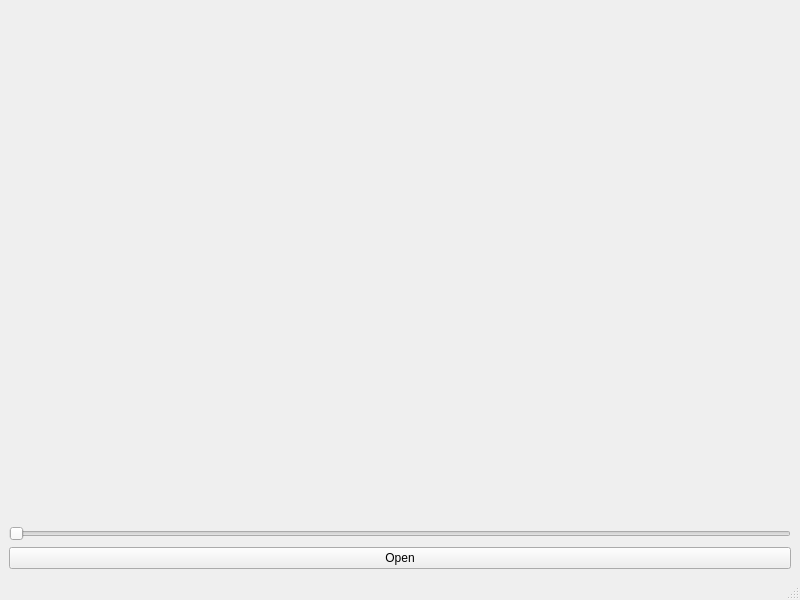
<?xml version="1.0" encoding="UTF-8"?>
<ui version="4.0">
 <class>MainWindow</class>
 <widget class="QMainWindow" name="MainWindow">
  <property name="geometry">
   <rect>
    <x>0</x>
    <y>0</y>
    <width>800</width>
    <height>600</height>
   </rect>
  </property>
  <property name="windowTitle">
   <string>MainWindow</string>
  </property>
  <widget class="QWidget" name="centralwidget">
   <layout class="QGridLayout" name="gridLayout">
    <item row="0" column="0">
     <layout class="QVBoxLayout" name="verticalLayout">
      <item>
       <widget class="QLabel" name="label">
        <property name="text">
         <string/>
        </property>
        <property name="scaledContents">
         <bool>true</bool>
        </property>
       </widget>
      </item>
      <item>
       <widget class="QSlider" name="horizontalSlider">
        <property name="sizePolicy">
         <sizepolicy hsizetype="Preferred" vsizetype="Fixed">
          <horstretch>0</horstretch>
          <verstretch>0</verstretch>
         </sizepolicy>
        </property>
        <property name="orientation">
         <enum>Qt::Horizontal</enum>
        </property>
       </widget>
      </item>
      <item>
       <widget class="QPushButton" name="pushButton">
        <property name="sizePolicy">
         <sizepolicy hsizetype="Preferred" vsizetype="Fixed">
          <horstretch>0</horstretch>
          <verstretch>0</verstretch>
         </sizepolicy>
        </property>
        <property name="text">
         <string>Open</string>
        </property>
       </widget>
      </item>
     </layout>
    </item>
   </layout>
  </widget>
  <widget class="QMenuBar" name="menubar">
   <property name="geometry">
    <rect>
     <x>0</x>
     <y>0</y>
     <width>800</width>
     <height>21</height>
    </rect>
   </property>
  </widget>
  <widget class="QStatusBar" name="statusbar"/>
 </widget>
 <resources/>
 <connections>
  <connection>
   <sender>pushButton</sender>
   <signal>clicked()</signal>
   <receiver>MainWindow</receiver>
   <slot>openFile()</slot>
   <hints>
    <hint type="sourcelabel">
     <x>316</x>
     <y>559</y>
    </hint>
    <hint type="destinationlabel">
     <x>669</x>
     <y>667</y>
    </hint>
   </hints>
  </connection>
  <connection>
   <sender>horizontalSlider</sender>
   <signal>valueChanged(int)</signal>
   <receiver>MainWindow</receiver>
   <slot>blurImage()</slot>
   <hints>
    <hint type="sourcelabel">
     <x>81</x>
     <y>534</y>
    </hint>
    <hint type="destinationlabel">
     <x>155</x>
     <y>663</y>
    </hint>
   </hints>
  </connection>
 </connections>
 <slots>
  <slot>openFile()</slot>
  <slot>blurImage()</slot>
 </slots>
</ui>
